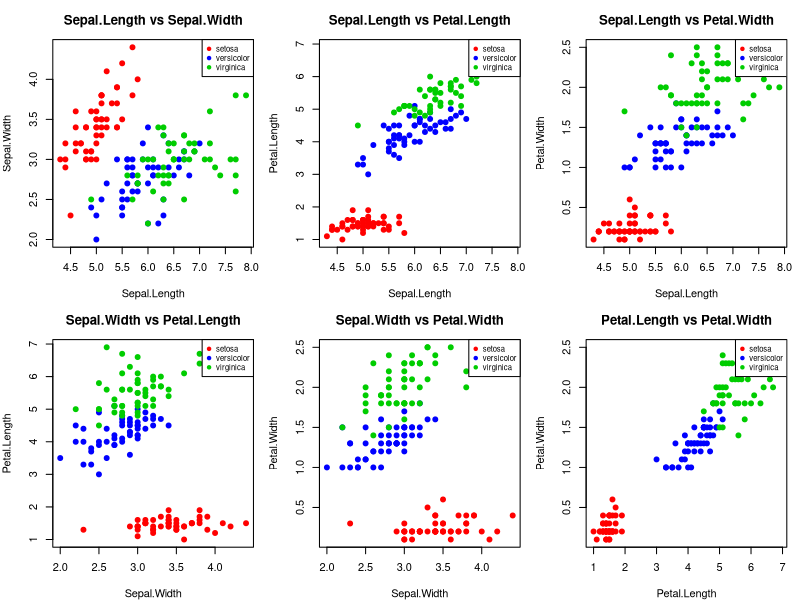
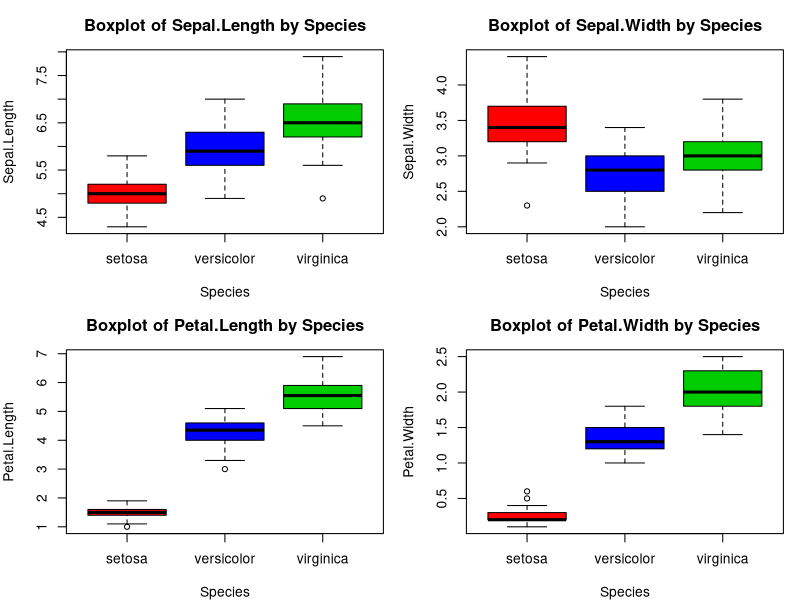
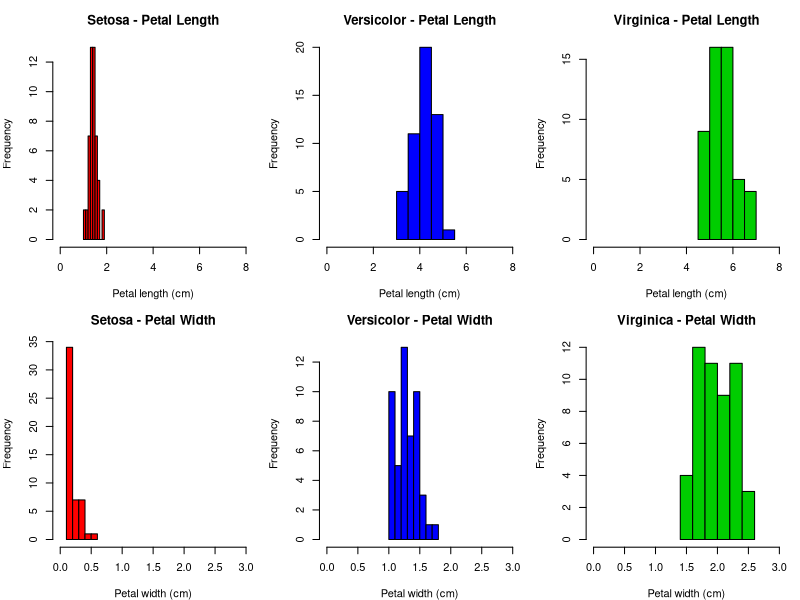

Write the R code that produced these figures, in order.
data(iris)

# scatter plot for each pair of species

features <- c("Sepal.Length", "Sepal.Width", "Petal.Length", "Petal.Width")
pairs_list <- combn(features, 2, simplify = FALSE)

colors <- c("setosa" = "red", "versicolor" = "blue", "virginica" = "green3")
species_colors <- colors[as.character(iris$Species)]

par(mfrow = c(2, 3), mar = c(4, 4, 3, 1))
for (pair in pairs_list) {
  plot(iris[[pair[1]]], iris[[pair[2]]],
       col  = species_colors,
       pch  = 19,
       xlab = pair[1],
       ylab = pair[2],
       main = paste(pair[1], "vs", pair[2]))
  legend("topright",
         legend = names(colors),
         col    = colors,
         pch    = 19,
         cex    = 0.7)
}
par(mfrow = c(1, 1))

#Group box plots for each feature vs species

par(mfrow = c(2, 2), mar = c(4, 4, 3, 1))
for (feat in features) {
  boxplot(iris[[feat]] ~ iris$Species,
          col    = c("red", "blue", "green3"),
          xlab   = "Species",
          ylab   = feat,
          main   = paste("Boxplot of", feat, "by Species"))
}
par(mfrow = c(1, 1))

# Histograms of petal length and petal width by species

# Separate by species
setosa     <- subset(iris, Species == "setosa")
versicolor <- subset(iris, Species == "versicolor")
virginica  <- subset(iris, Species == "virginica")

par(mfrow = c(2, 3), mar = c(4, 4, 3, 1))
# Petal length histograms
hist(setosa$Petal.Length,     col = "red",    main = "Setosa - Petal Length",
     xlab = "Petal length (cm)", xlim = c(0, 8))
hist(versicolor$Petal.Length, col = "blue",   main = "Versicolor - Petal Length",
     xlab = "Petal length (cm)", xlim = c(0, 8))
hist(virginica$Petal.Length,  col = "green3", main = "Virginica - Petal Length",
     xlab = "Petal length (cm)", xlim = c(0, 8))
# Petal Width histograms
hist(setosa$Petal.Width,      col = "red",    main = "Setosa - Petal Width",
     xlab = "Petal width (cm)", xlim = c(0, 3))
hist(versicolor$Petal.Width,  col = "blue",   main = "Versicolor - Petal Width",
     xlab = "Petal width (cm)", xlim = c(0, 3))
hist(virginica$Petal.Width,   col = "green3", main = "Virginica - Petal Width",
     xlab = "Petal width (cm)", xlim = c(0, 3))
par(mfrow = c(1, 1))

# CI
confidence_interval <- function(x, conf_level = 0.95) {
  n <- length(x)
  x_bar <- mean(x)
  s <- sd(x)
  alpha <- 1 - conf_level
  t_crit <- qt(1 - alpha / 2, df = n - 1)
  margin <- t_crit * (s / sqrt(n))
  lower <- x_bar - margin
  upper <- x_bar + margin
  return(invisible(list(mean = x_bar, lower = lower, upper = upper,
                        conf_level = conf_level)))
}


#CIs for petal length of all species

cat("Setosa:")
(ci_setosa<- confidence_interval(setosa$Petal.Length))

cat("Versicolor:")
(ci_versicolor<- confidence_interval(versicolor$Petal.Length))

cat("Virginica:")
(ci_virginica<- confidence_interval(virginica$Petal.Length))

#2 sample hypothesis test
two_sample_t_test <- function(x1, x2, alpha = 0.05, alternative = "two.sided") {
  n1 <- length(x1);  n2 <- length(x2)
  m1 <- mean(x1);    m2 <- mean(x2)
  s1 <- sd(x1);      s2 <- sd(x2)
  
  # Welchss standard error and degrees of freedom
  se  <- sqrt(s1^2 / n1 + s2^2 / n2)
  t_stat <- (m1 - m2) / se
  
  # Welch-Satterthwaite degrees of freedom
  df_num <- (s1^2 / n1 + s2^2 / n2)^2
  df_den <- (s1^2 / n1)^2 / (n1 - 1) + (s2^2 / n2)^2 / (n2 - 1)
  df <- df_num / df_den
  
  # p-value based on alternative
  if (alternative == "two.sided") {
    p_val <- 2 * pt(-abs(t_stat), df = df)
  } else if (alternative == "greater") {
    p_val <- pt(t_stat, df = df, lower.tail = FALSE)
  } else if (alternative == "less") {
    p_val <- pt(t_stat, df = df, lower.tail = TRUE)
  } else {
    stop("alternative must be 'two.sided', 'greater', or 'less'")
  }
    if (p_val < alpha) {
    cat("  Decision: REJECT H0\n\n")
  } else {
    cat("  Decision: FAIL TO REJECT H0\n\n")
  }
  return(invisible(list(t_stat = t_stat, df = df, p_value = p_val,
                        reject = p_val < alpha)))
}


# hypothesis test (0.05)
cat("length test 1: Virginica > Versicolor")
test1 <- two_sample_t_test(virginica$Petal.Length, versicolor$Petal.Length, alpha = 0.05, alternative = "greater")

cat("length test 2: Versicolor > Setosa")
test2 <- two_sample_t_test(versicolor$Petal.Length, setosa$Petal.Length, alpha = 0.05, alternative = "greater")

classify_iris <- function(pl, pw) {
  if (pl < 2.5) return("setosa")
  else if (pw < 1.8) return("versicolor")
  else return("virginica")
}

predicted <- mapply(classify_iris, iris$Petal.Length, iris$Petal.Width)
accuracy  <- mean(predicted == as.character(iris$Species))
cat(sprintf("Classification rule accuracy: %.1f%%\n", accuracy * 100))
table(Predicted = predicted, Actual = iris$Species)
